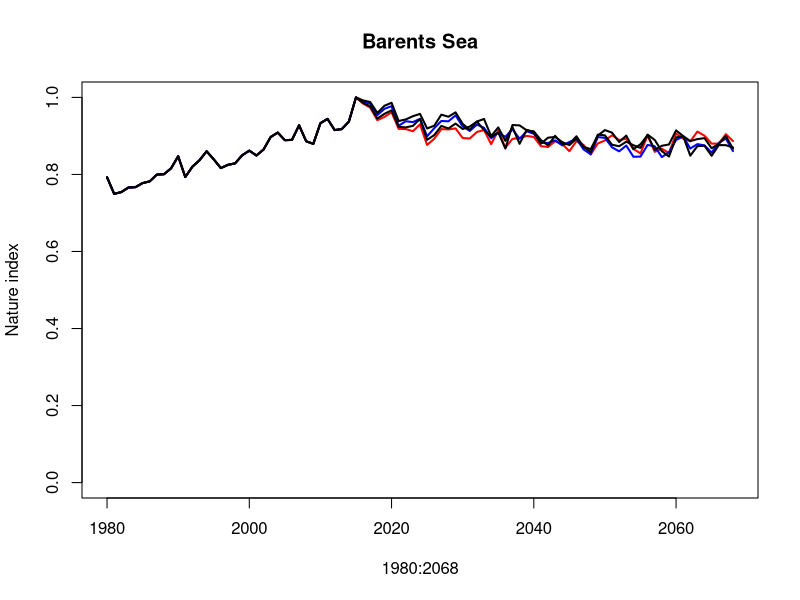
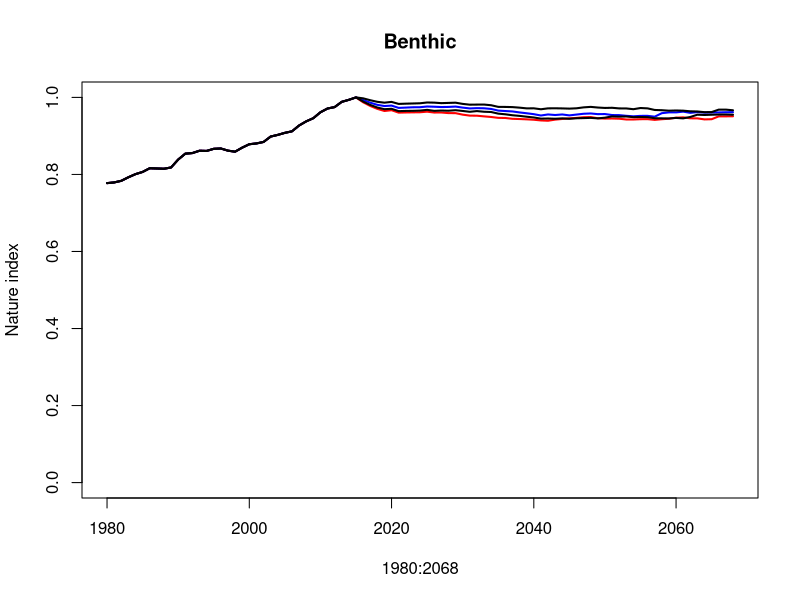
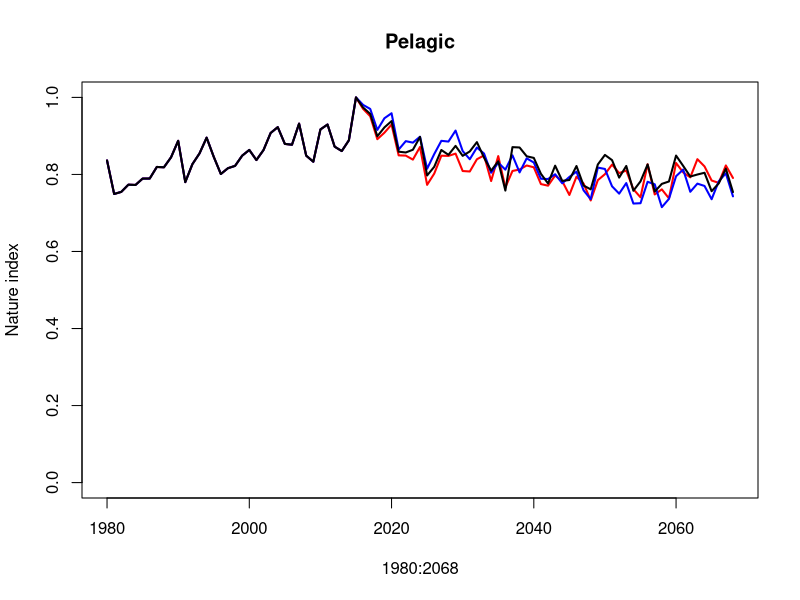

These charts were generated, in order, by the following R code: (Note: this script raises an error after producing the figures.)
library(tidyverse)
# The script calculates the Nature Index from the output of model simulations of the Barents Sea.
# Barent Sea model ....
#
# Indicators: biomass
#
# Reference values are estimated from 

# Functions that scale indicator observations
# Used when there are uncertainties in the indicator observations or reference values.
# So far not used in the Barents Sea calculations.

scaleobs<-function(ValueID=1:2,FK_OmraadeID=rep(1,2),FK_IndicatorID=rep(1,2),FK_RefAarID=c(0,1),nsim=100,
                   bootmat=matrix(1,nrow = 2,ncol = nsim),ref.value.code=0,IndicatorID=1,FK_Scalingmodel=1){
  
  
  Reference.values <- FK_RefAarID == ref.value.code
  refmat <- 0*bootmat
  valuemat <- bootmat
  N.values <- length(ValueID)
  
  for (i in 1:N.values) {
    refmat[i,] <- bootmat[Reference.values & FK_OmraadeID == FK_OmraadeID[i],]
  }
  
  scaled.bootmat <- valuemat/refmat
  dimnames(scaled.bootmat)[[1]] <- ValueID
  
  model.mat <- matrix(1,nrow=N.values,ncol=nsim)
  FK_Scalingmodel <- as.character(FK_Scalingmodel)
  for (i in 1:N.values) {
    model.mat[i,] <- rep(FK_Scalingmodel[IndicatorID == FK_IndicatorID[i]],nsim)
  }
  scaled.bootmat[model.mat == 2] <- (-1)*scaled.bootmat[model.mat == 2] + 2
  scaled.bootmat[scaled.bootmat < 0] <- 0.0
  scaled.bootmat[scaled.bootmat > 1] <- 1.0
  if (!(is.matrix(scaled.bootmat))) {scaled.bootmat <- t(matrix(scaled.bootmat))}
  
  return(scaled.bootmat)
}

# Functions that calculate weights

calculate.fidelity.weights <- function(fidelity = NULL,
                                       functional.group = NULL, 
                                       presence = NULL) {
  
  # Function that calculates fidelity weights
  # functional.groups could be integer, character or factor
  
  fidelity.matrix <- matrix(rep(fidelity,1,each=dim(presence)[1]),ncol=dim(presence)[2])*presence
  fidelity.weight <- fidelity.matrix*0
  
  if (dim(fidelity.matrix)[1] > 1) {
    for (lev in unique(functional.group)) {
      fidelity.weight[,functional.group == lev] <- 
        fidelity.matrix[,functional.group == lev]/
        rowSums(as.matrix(fidelity.matrix[,functional.group == lev]))
    }
  }
  if (dim(fidelity.matrix)[1] == 1) {
    for (lev in unique(functional.group)) {
      fidelity.weight[,functional.group == lev] <- 
        fidelity.matrix[,functional.group == lev]/
        rowSums(t(as.matrix(fidelity.matrix[,functional.group == lev])))
    }
  }
  
  fidelity.weight[is.nan(fidelity.weight)] <- 0
  
  return(fidelity.weight)
}

#-------------

calculate.trophic.weights <- function(functional.group = NULL, 
                                      presence = NULL, 
                                      key.indicator.code = "key",
                                      code.for.absence = 0,
                                      weights.key.indicators = 0.5) {
  
  # Function that calculates trophic weights
  # functional.groups could be integer, character or factor
  
  count.func.group <- function(functional.group, 
                               key.indicator.code = "key",
                               code.for.absence = 0) {
    # Function that counts the number of functional groups other than key indicators
    # in a set of indicators
    
    return(length(unique(functional.group[!(functional.group %in% c(code.for.absence,
                                                                    key.indicator.code))])))
  }
  
  check.for.key.indicators <- function(functional.group,
                                       key.indicator.code = "key") {
    # Function that checks for key indicators among a set of indicators
    
    return(key.indicator.code %in% functional.group)
  }
  
  assign.trophic.weights <- function(functional.group,
                                     n.functional.group,
                                     key.indicators.present, 
                                     key.indicator.code = "key",
                                     code.for.absence = 0,
                                     w = 0.5) {
    # Function that assigns trophic weights to each indicator observed in a BSunit.
    
    # trophic weight for key indicators
    
    trophic.weight <- (functional.group*0) +
      (functional.group == key.indicator.code)*(w + (1-w)*(n.functional.group == 0))
    
    # trophic weight for nonkey indicators
    
    n.functional.group[n.functional.group == 0] <- 1
    trophic.weight <- trophic.weight +
      ((!(functional.group %in% c(code.for.absence,key.indicator.code)))*
         ((1-(w*key.indicators.present))/n.functional.group))
    return(trophic.weight)
  }
  
  if (is.character(functional.group)) {functional.group <- as.factor(functional.group)}
  
  if (is.factor(functional.group)) {
    key.indicator.code <- which(levels(functional.group) == key.indicator.code)
    if (length(key.indicator.code) == 0) {key.indicator.code <- length(levels(functional.group))+10}
    functional.group <- as.integer(functional.group)
    code.for.absence <- 0
  }
  
  functional.group.matrix <- matrix(rep(functional.group,1,each=dim(presence)[1]),
                                    ncol=dim(presence)[2])
  functional.group.matrix <- functional.group.matrix*presence + (!presence)*code.for.absence
  
  n.functional.group <- apply(functional.group.matrix,1,count.func.group,
                              key.indicator.code,code.for.absence)
  key.indicators.present <- apply(functional.group.matrix,1,check.for.key.indicators,
                                  key.indicator.code)
  
  return(apply(functional.group.matrix,2,assign.trophic.weights,
               n.functional.group,key.indicators.present,
               key.indicator.code,code.for.absence,w))
}

#-------------

calculate.BSunit.weights <- function(fidelity,
                                     functional.group, 
                                     presence, 
                                     key.indicator.code = "key",
                                     code.for.absence = 0,
                                     w = 0.5) {
  
  # Function that calculates BSunit.weights. 
  # BSunit.weights are the product of fidelity weights and trophic weights.
  # NI for BSunits is the weighted average of scaled indicator observations within the BSunit
  # using BSunit.weights as weights.
  # BSunit.weights should therefore sum to 1 within each BS-unit.
  
  fidelity.weights <- calculate.fidelity.weights(fidelity, 
                                                 functional.group, 
                                                 presence)
  trophic.weights <- calculate.trophic.weights(functional.group, 
                                               presence, 
                                               key.indicator.code, 
                                               code.for.absence, 
                                               w)
  return(fidelity.weights*trophic.weights)
}

#----------------

#Next two functions are not used in the Barents Sea calculations as there is 
#only one spatial unit in the analysis

#calculate.area.weights <- function(BSunit.area = NULL,
#                                   NIunits = NULL) {
#  
#  # Function that calculates area weights
#  
#  area.weights <- NIunits*0
#  for (i in 1:(dim(area.weights)[2])) {
#    tot.area <- sum(BSunit.area[NIunits[,i] == 1])
#    area.weights[,i] <- BSunit.area*NIunits[,i]/tot.area
#  }
#  return(area.weights)
#}
#
##----------------
#
#
#calculate.NI.weights <- function(BSunit.area = NULL,
#                                 NIunits = NULL,
#                                 fidelity = NULL,
#                                 functional.group = NULL, 
#                                 presence = NULL,
#                                 key.indicator.code = "key",
#                                 code.for.absence = 0,
#                                 w = 0.5) {
#  
#  # Function that calculates weights used in the calculation of the Nature Index for a set of NIunits
#  
#  BSunit.weights <- calculate.BSunit.weights(fidelity, functional.group, presence, key.indicator.code, 
#                                             code.for.absence,w)
#  area.weights <- calculate.area.weights(BSunit.area,NIunits)
#  
#  NI.weights <- vector("list",dim(NIunits)[2])
#  names(NI.weights) <- dimnames(NIunits)[[2]]
#  
#  for (i in 1:dim(NIunits)[2]) {
#    NI.weights[[i]] <- BSunit.weights*
#      matrix(rep(area.weights[,i],dim(BSunit.weights)[2]),ncol=dim(BSunit.weights)[2])
#    dimnames(NI.weights[[i]]) <- dimnames(presence)
#  }
#  
#  return(NI.weights)
#}

# FIRST CALCULATION. 
# REFERENCE VALUES CONSTANT, REFERENCE VALUES READ FROM "virgin_biomass_natureindex"

# Read input data
local_natureindex<- read.csv("chapter_4/nature_index/local_natureindex.csv")
world_natureindex<- read.csv("chapter_4/nature_index/world_natureindex.csv")
national_natureindex<- read.csv("chapter_4/nature_index/national_natureindex.csv")
global_natureindex<- read.csv("chapter_4/nature_index/global_natureindex.csv")
virgin_biomass_natureindex<- read.csv("chapter_4/nature_index/virgin_biomass_natureindex.csv")
ni_indicators_noba<- read.csv("chapter_4/nature_index/ni_indicators_noba.csv")

valuemat_local <- as.matrix(local_natureindex[,4:92])
dimnames(valuemat_local)[[1]] <- local_natureindex[,2]
dimnames(valuemat_local)[[2]] <- 1980:2068

valuemat_world <- as.matrix(world_natureindex[,4:92])
dimnames(valuemat_world)[[1]] <- world_natureindex[,2]
dimnames(valuemat_world)[[2]] <- 1980:2068

valuemat_national <- as.matrix(national_natureindex[,4:92])
dimnames(valuemat_national)[[1]] <- national_natureindex[,2]
dimnames(valuemat_national)[[2]] <- 1980:2068

valuemat_global <- as.matrix(global_natureindex[,4:92])
dimnames(valuemat_global)[[1]] <- global_natureindex[,2]
dimnames(valuemat_global)[[2]] <- 1980:2068

valuemat_virgin<- as.matrix(virgin_biomass_natureindex[,4]) #4=VB, 5=2100
dimnames(valuemat_virgin)[[1]]<- virgin_biomass_natureindex[,2]

# Read or calculate reference values


refmat <- matrix(rep(virgin_biomass_natureindex[,4],dim(valuemat_virgin)[2]), #also change here for 2100
                 nrow = dim(valuemat_virgin)[1], ncol=dim(valuemat_virgin)[2])

refmat<- as.vector(refmat)
# Scale indicators according to the LOW model
  
scaled.bootmat_local <- valuemat_local/refmat
scaled.bootmat_local[scaled.bootmat_local < 0] <- 0.0
scaled.bootmat_local[scaled.bootmat_local > 1] <- 1.0

scaled.bootmat_world <- valuemat_world/refmat
scaled.bootmat_world[scaled.bootmat_world < 0] <- 0.0
scaled.bootmat_world[scaled.bootmat_world > 1] <- 1.0

scaled.bootmat_national <- valuemat_national/refmat
scaled.bootmat_national[scaled.bootmat_national < 0] <- 0.0
scaled.bootmat_national[scaled.bootmat_national > 1] <- 1.0

scaled.bootmat_global <- valuemat_global/refmat
scaled.bootmat_global[scaled.bootmat_global < 0] <- 0.0
scaled.bootmat_global[scaled.bootmat_global > 1] <- 1.0

# CALCULATE WEIGHTS.

# Create input objects to the weight calculations

#The indicators fidelity to the Barents Sea, pelagic and bethic systems.



fidelity.pelagic <- ni_indicators_noba[,"fidelity_pelagic"] > 0
fidelity.benthic <- ni_indicators_noba[,"fidelity_benthic"] > 0


functional.group <- ni_indicators_noba[,"fk_func_groupID"]
fidelity.whole.ecosystem <- rep(1,length(functional.group))
#Option to reduce the number of functional groups. Lumps all top predators 
#into one group and all intermediate predators into one group

functional.group[functional.group == 9] <- 8
functional.group[functional.group == 2] <- 1

#Option to include key elements. If skipped, there are no key elements
#recognized in the calculation, instead the candidate key elements are treated just like the
#other indicators

functional.group[ni_indicators_noba[,"key_element"]] <- 10

key.indicator.code <- c(10) # Necessary input to weight calculation
code.for.absence <- c(0)
functional.group.benthic <- functional.group*fidelity.benthic
functional.group.pelagic <- functional.group*fidelity.pelagic

# ICunits corresponds to the matrix "presence" that appears in the functions for calculating weights.
# For the Barents Sea calculations, there is only one spatial unit where all indicators are present.
# So, in order to calculate weighgts correctly, using the above functions,
# ICunit should be an 1 x n.ind matrix containing the sequence 1:n.ind, while
# NIunits should be an 1 x 1 matrix of 1.

ICunits <- t(as.matrix(1:length(functional.group)))
dimnames(ICunits)[[1]] <- as.list("Barents Sea")
dimnames(ICunits)[[2]] <- ni_indicators_noba$indicator_name

NIunits <- as.matrix(1)
dimnames(NIunits)[[1]] <- as.list(dimnames(ICunits)[[1]])
dimnames(NIunits)[[2]] <- as.list("Barents Sea")

w = 0.50 # The total weight given to key indicators, when key indicators are present in the data.

Indicator.weights.whole.ecosystem <- calculate.BSunit.weights(fidelity.whole.ecosystem,
                         functional.group, 
                         (ICunits > 0), 
                         key.indicator.code,
                         code.for.absence,
                         w)

Indicator.weights.pelagic <- calculate.BSunit.weights(fidelity.pelagic,
                                              functional.group.pelagic, 
                                              (ICunits > 0), 
                                              key.indicator.code,
                                              code.for.absence,
                                              w)

Indicator.weights.benthic <- calculate.BSunit.weights(fidelity.benthic,
                                              functional.group.benthic, 
                                              (ICunits > 0), 
                                              key.indicator.code,
                                              code.for.absence,
                                              w)

# CALCULATE NATURE INDEX VALUES
# In the case of the Barents Sea simulations, NIs (vector of length n.time) is calculated as 
# the matrix product between Indicator,weights (1 x n.ind matrix) and 
# scaled.bootmat (n.ind x n.time matrix)


nature.index_local <- Indicator.weights.whole.ecosystem %*% scaled.bootmat_local
nature.index_world <- Indicator.weights.whole.ecosystem %*% scaled.bootmat_world
nature.index_national <- Indicator.weights.whole.ecosystem %*% scaled.bootmat_national
nature.index_global <- Indicator.weights.whole.ecosystem %*% scaled.bootmat_global


as.data.frame(nature.index_local) %>% gather(year, score, 1:89) -> local
local$scenario<- "local"
#local<- local[c(TRUE,rep(FALSE,4)), ]

as.data.frame(nature.index_world) %>% gather(year, score, 1:89) -> world
world$scenario<- "world"
#world<- world[c(TRUE,rep(FALSE,4)), ]

as.data.frame(nature.index_national) %>% gather(year, score, 1:89) -> national
national$scenario<- "national"
#national<- national[c(TRUE,rep(FALSE,4)), ]
as.data.frame(nature.index_global) %>% gather(year, score, 1:89) -> global
global$scenario<- "global"
#national<- national[c(TRUE,rep(FALSE,4)), ]

index3<- rbind(local, world, national, global)
index3$year<- as.integer(index3$year)

plot(1980:2068,nature.index_national,ylim = c(0,1),type="l",col="red",lwd=2,ylab="Nature index")
lines(1980:2068,nature.index_world,col="blue",lwd=2)
lines(1980:2068,nature.index_local,col="black",lwd=2)
lines(1980:2068,nature.index_global,col="black",lwd=2)

title("Barents Sea")

a<- ggplot(index3, aes(year,score)) + 
  geom_line(aes(colour=scenario)) + 
  ylim(0.8,1)+
  xlim(2015, 2068)+ggtitle("Overall")+
  theme_bw()+
  ggplot2::theme(text = ggplot2::element_text(size=14),
                 axis.text.x = ggplot2::element_text(size=12))+
  xlab("")+
  ylab("Norway Nature Index Score")+ theme(legend.position="none")

nature.index_local.benthic <- Indicator.weights.benthic %*% scaled.bootmat_local
nature.index_world.benthic <- Indicator.weights.benthic %*% scaled.bootmat_world
nature.index_national.benthic <- Indicator.weights.benthic %*% scaled.bootmat_national
nature.index_global.benthic <- Indicator.weights.benthic %*% scaled.bootmat_global


as.data.frame(nature.index_local.benthic) %>% gather(year, score, 1:89) -> local_benthic
local_benthic$scenario<- "local"
#local_benthic<- local_benthic[c(TRUE,rep(FALSE,4)), ]
as.data.frame(nature.index_world.benthic) %>% gather(year, score, 1:89) -> world_benthic
world_benthic$scenario<- "world"
#world_benthic<- world_benthic[c(TRUE,rep(FALSE,4)), ]
as.data.frame(nature.index_national.benthic) %>% gather(year, score, 1:89) -> national_benthic
national_benthic$scenario<- "national"

as.data.frame(nature.index_global.benthic) %>% gather(year, score, 1:89) -> global_benthic
global_benthic$scenario<- "global"
#national_benthic<- national_benthic[c(TRUE,rep(FALSE,4)), ]
benthic_nni<- rbind(local_benthic, world_benthic, national_benthic, global_benthic)
benthic_nni$year<- as.integer(benthic_nni$year)

plot(1980:2068,nature.index_national.benthic,ylim = c(0,1),type="l",col="red",lwd=2,ylab="Nature index")
lines(1980:2068,nature.index_world.benthic,col="blue",lwd=2)
lines(1980:2068,nature.index_local.benthic,col="black",lwd=2)
lines(1980:2068,nature.index_global.benthic,col="black",lwd=2)

title("Benthic")

b<- ggplot(benthic_nni, aes(year,score)) +
  geom_line(aes(colour=scenario)) +
  ylim(0.9,1)+
  xlim(2015, 2068)+
ggtitle("Benthic")+
  theme_bw()+
  ggplot2::theme(text = ggplot2::element_text(size=14),
                 axis.text.x = ggplot2::element_text(size=12))+
  xlab("Year")+
  ylab("")+ theme(legend.position="none")

nature.index_local.pelagic <- Indicator.weights.pelagic %*% scaled.bootmat_local
nature.index_world.pelagic <- Indicator.weights.pelagic %*% scaled.bootmat_world
nature.index_national.pelagic <- Indicator.weights.pelagic %*% scaled.bootmat_national
nature.index_global.pelagic <- Indicator.weights.pelagic %*% scaled.bootmat_global


as.data.frame(nature.index_local.pelagic) %>% gather(year, score, 1:89) -> local_pelagic
local_pelagic$scenario<- "local"
#local_pelagic<- local_pelagic[c(TRUE,rep(FALSE,4)), ]

as.data.frame(nature.index_world.pelagic) %>% gather(year, score, 1:89) -> world_pelagic
world_pelagic$scenario<- "world"
#world_pelagic<- world_pelagic[c(TRUE,rep(FALSE,4)), ]

as.data.frame(nature.index_national.pelagic) %>% gather(year, score, 1:89) -> national_pelagic
national_pelagic$scenario<- "national"
#national_pelagic<- national_pelagic[c(TRUE,rep(FALSE,4)), ]
as.data.frame(nature.index_global.pelagic) %>% gather(year, score, 1:89) -> global_pelagic
global_pelagic$scenario<- "global"

pelagic_nni<- rbind(local_pelagic, world_pelagic, national_pelagic, global_pelagic)
pelagic_nni$year<- as.integer(pelagic_nni$year)

c<- ggplot(pelagic_nni, aes(year,score)) + 
  geom_line(aes(colour=scenario)) + ylim(0.6,1)+
  xlim(2015, 2068)+
  ggtitle("Pelagic")+
  theme_bw()+
  ggplot2::theme(text = ggplot2::element_text(size=14),
                 axis.text.x = ggplot2::element_text(size=12))+
  xlab("")+
  ylab("")+ theme(legend.position="none")+ theme(legend.position="none")

legend<- ggplot(pelagic_nni, aes(year,score)) + 
  geom_line(aes(colour=scenario)) + ylim(0.7,1)+
  xlim(1980, 2068)+
  ggtitle("Pelagic Norway Nature Index for the Barents Sea")+
  theme_bw()+
  ggplot2::theme(text = ggplot2::element_text(size=14),
                 axis.text.x = ggplot2::element_text(size=12))+
  xlab("Year")+
  ylab("Score")

plot(1980:2068,nature.index_national.pelagic,ylim = c(0,1),type="l",col="red",lwd=2,ylab="Nature index")
lines(1980:2068,nature.index_world.pelagic,col="blue",lwd=2)
lines(1980:2068,nature.index_local.pelagic,col="black",lwd=2)
title("Pelagic")

# 
prow<- plot_grid(a, b, c, labels = c("A", "B", "C"), align = "v", ncol=1)
legend<- get_legend(legend)
plot_grid(prow, legend, rel_widths = c(3, .3))

benthic_nni$type<- "benthic"
index3$type<- "overall"
pelagic_nni$type<- "pelagic"
nni<- rbind(index3, benthic_nni, pelagic_nni)
write.csv(nni, "chapter_4/nature_index/nni_scores.csv")

write.csv(index3, "chapter_4/nature_index/scores/ni_scores.csv", row.names=F)
write.csv(benthic_nni, "chapter_4/nature_index/scores/ni_benthic.csv", row.names = F)
write.csv(pelagic_nni, "chapter_4/nature_index/scores/ni_pelagic.csv", row.names = F)
